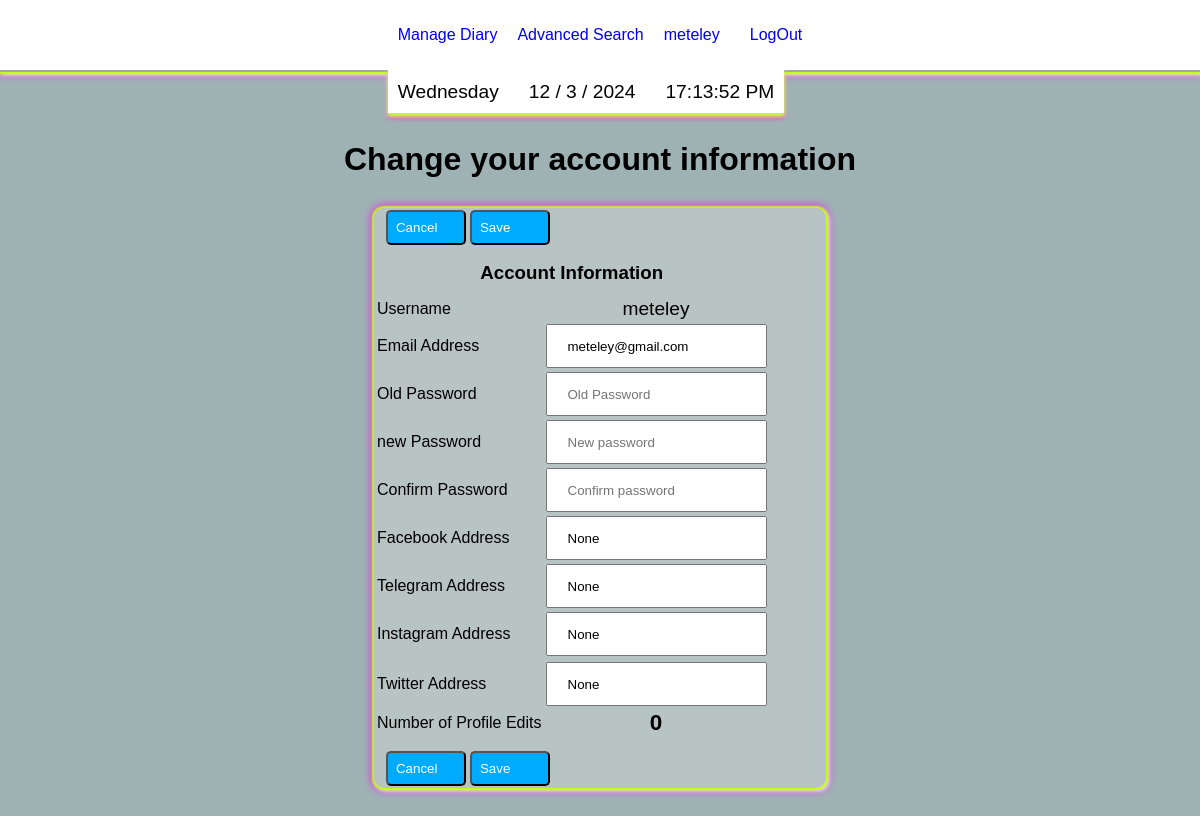
/changeaccountinfo (signed in), run on an earlier commit of the app's database.
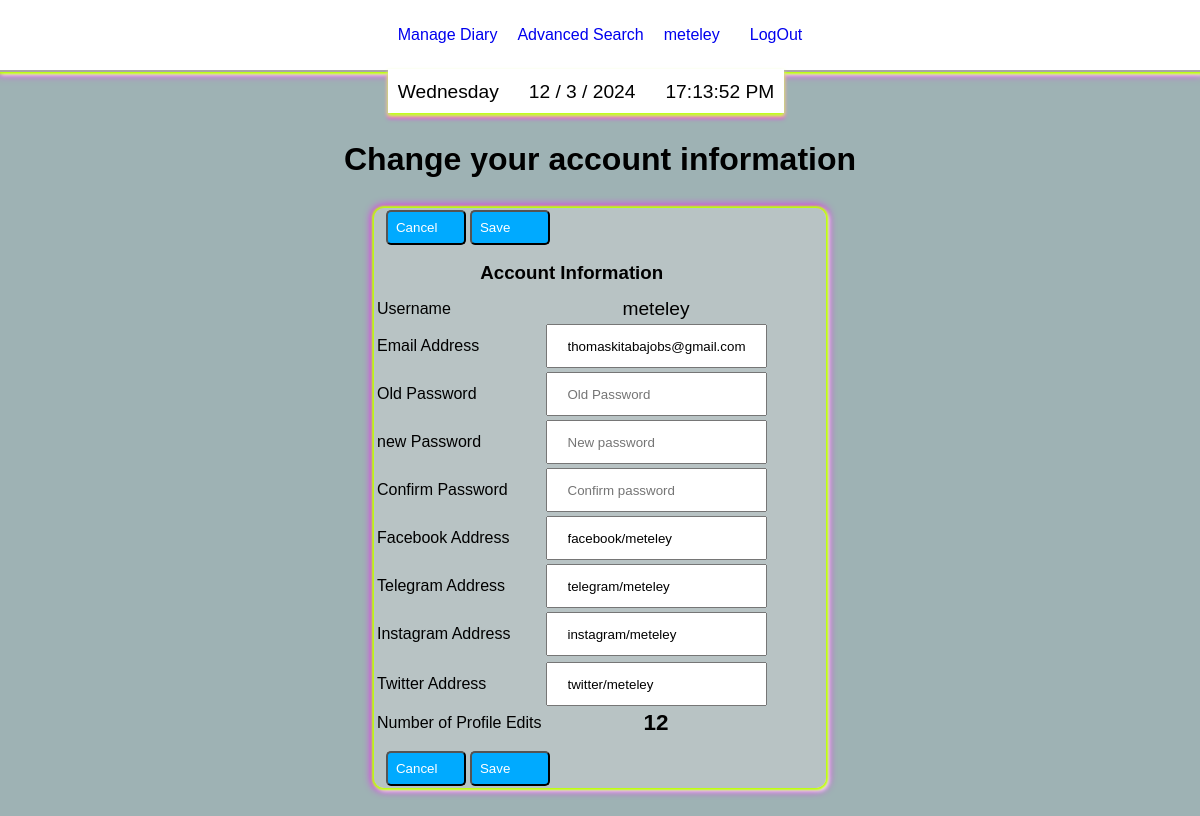
And on a later commit of the database.
### tables this page shows
CREATE TABLE users (id INTEGER PRIMARY KEY AUTOINCREMENT NOT NULL, username TEXT NOT NULL, hash TEXT NOT NULL, fname type text, lname type text, useremail text, dateregistered type text, dateofbirth type text, primaryphone type text, country type text, secondaryphone type text, city type text, gender type text, facebookaddress type text, telegramaddress type text, instagramaddress type text, twitteraddress type text, useraddress type text, numberofprofilechanges type integer default 0, emailconfirmed type text default 'False');

### app.py (the view)
@app.route("/changeaccountinfo")  # type: ignore
@login_required
def changeaccountinfo():
    if request.method == "POST":
        pass
    else:
        return render_template("profile.html", current_user_name=global_user_name(), upi=user_profile_information()[0], change_account_info=1)

### app.py (called while the page is built)
def login_required(f):
    @wraps(f)
    def decorated_function(*args, **kwargs):
        if not session.get('logged_in'):
            return redirect('/login')
        return f(*args, **kwargs)
    return decorated_function

def global_user_name():
    current_user_name = db.execute(
        "SELECT username FROM users WHERE id = ?", session["user_id"])
    return (current_user_name)

def user_profile_information():
    name = global_user_name()
    user_profile_information = db.execute(
        "SELECT * FROM users WHERE username = ?", name[0]["username"])
    return user_profile_information

@app.after_request
def after_request(response):
    response.headers["Cache-Control"] = "no-cache, no-store, must-revalidate"
    response.headers["Expires"] = 0
    response.headers["Pragma"] = "no-cache"
    return response

### templates/profile.html (shortened to what this page needs)
{% extends "layout.html" %}
{% block main %}
<div>
    <div class="center-text">
        {% if change_account_info %}
        <h1> Change your account information </h1>
        <div class= "margin-b float-bg-light magenta-box-shadow">
          <table>
            <tbody>
              <tr>
                <div class="flex-horizontal margin-m">
                  <button class="my-button-1"> Cancel</button>
                  <button class ="my-button-1">Save</button>
                </div>
              </tr>
            <tr>
              <td colspan="2">
                <div class="flex  margin-bottom-s">
                  <h3 class="center-text">Account Information</h3>
                </div>
              </td>
            </tr>
              <tr>
                <td>Username</td>
                <td class="flex-horizontal "> <div class="center-text">{{upi["username"]}} </div></td>
              </tr>
              <tr>
                <td>Email Address</td>
                <td><input type="text" name="useremail" value='{{upi["useremail"]}}' placeholder="email address"></td>
              </tr>
              <tr>
                <td>Old Password</td>
                <td><input name="password" type="password" placeholder="Old Password"></td>
              </tr>
              <tr>
                <td>new Password</td>
                <td><input name ="newpassword" type="password" placeholder="New password"></td>
              </tr>
              <tr>
                <td>Confirm Password</td>
                <td><input name= "confrimpassword" type="password" placeholder="Confirm password"></td>
              </tr>
              <tr>
                <td>Facebook Address</td>
                <td>  <input name= "facebookaddress" type="text" value='{{upi["facebookaddress"]}}' placeholder="Facebook Address"></td>
              </tr>
              <tr>
                <td>Telegram Address</td>
                <td><input name="telegramaddress" type="text" value='{{upi["telegramaddress"]}}' placeholder="Telegram Address"></td>
              </tr>
              <tr>
                <td>Instagram Address</td>
                <td><input name= "instagramaddress" type="text" value='{{upi["instagramaddress"]}}'placeholder="Instagram Address"></td>
              </tr>
              <tr>
                <tr>
                  <td>Twitter Address</td>
                  <td><input name= "twitteraddress" type="text" value='{{upi["twitteraddress"]}}' placeholder="Twitter Address"></td>
                </tr>
              </tr>
              <tr>
                <td>Number of Profile Edits</td>
                <td><div class="flex-horizontal"><h3 class="center-text">{{upi["numberofprofilechanges"]}}</h3> </div></td>
              </tr>
            </tbody>
          </table>
          <div class="flex-horizontal margin-m">
            <button class="my-button-1"> Cancel</button>
            <button class ="my-button-1">Save</button>
          </div>
        </div>
        {% endif %}
    </div>
</div>
{% endblock %}

### templates/layout.html (shortened to what this page needs)
<!DOCTYPE html>
<html lang="en">
    <head>
        <link rel="stylesheet" type="text/css" href="../static/virtual-select.min.css">
        <link rel="stylesheet" href="static/style.css">
    </head>
    <body onload = "showedited(); loadCatagories()">
        <div class="container">
            <div class="header magenta-box-shadow">
              <div class = "">
                <ul class = "date-time nav flex-horizontal  white-background clock-box-shadow">
                  <li id="day" class = "nav-list"></li>
                  <li id="today" class = "nav-list"></li>
                  <li id="clock" class = "nav-list"></li>
                </ul>
              </div>
                {% if session["user_id"] %}
                <ul class="nav">
                    <li class="nav-down"> <a href= "/managediary">Manage Diary</a>
                    </li>
                </ul>
                <ul class="nav">
                    <li><a href="/search">Advanced Search </a></li>
                </ul>
                <ul class="nav">
                    <li class="nav-down">  <a href="/manageprofile"> {% if current_user_name %} {{current_user_name[0]["username"]}} {% endif %}</a>
                    </li>
                    <li >   <a href="/logout">LogOut</a> </li>
                </ul>
                    {% endif %}
            </div>
                        <div class = "image-diary">
                        <div class="center-body">
                                {% block main %}
                                {% endblock %}
                        </div>
                      </div>
                    </div>
                </body>
    </html>

What changed in the data, as far as the page shows it:
changed users "meteley": useremail "meteley@gmail.com" → "thomaskitabajobs@gmail.com"; facebookaddress (not shown) → "facebook/meteley"; telegramaddress (not shown) → "telegram/meteley"; instagramaddress (not shown) → "instagram/meteley"; twitteraddress (not shown) → "twitter/meteley"; numberofprofilechanges "0" → "12"
Also different on the page:
form field facebookaddress: "None" → (not shown)
form field telegramaddress: "None" → (not shown)
form field instagramaddress: "None" → (not shown)
form field twitteraddress: "None" → (not shown)
